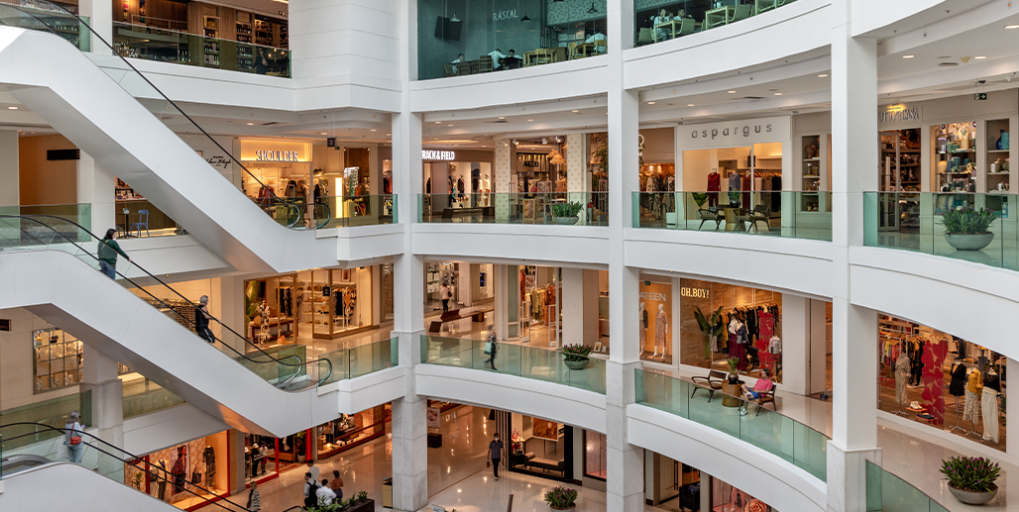
#> input picture shop.png, 1019 x 512 px
$ python deteccao-pontos2.py
#> lines starting #> are read from the running program, lines starting #| are printed output that depends on the picture; after the words box and inside, x2 and y2 are one past the last pixel; in counts of white or black regions, pixels touching at a corner belong together
import cv2
import numpy as np

# Carregar a imagem em escala de cinza
imagem = cv2.imread('shop.png', cv2.IMREAD_GRAYSCALE)
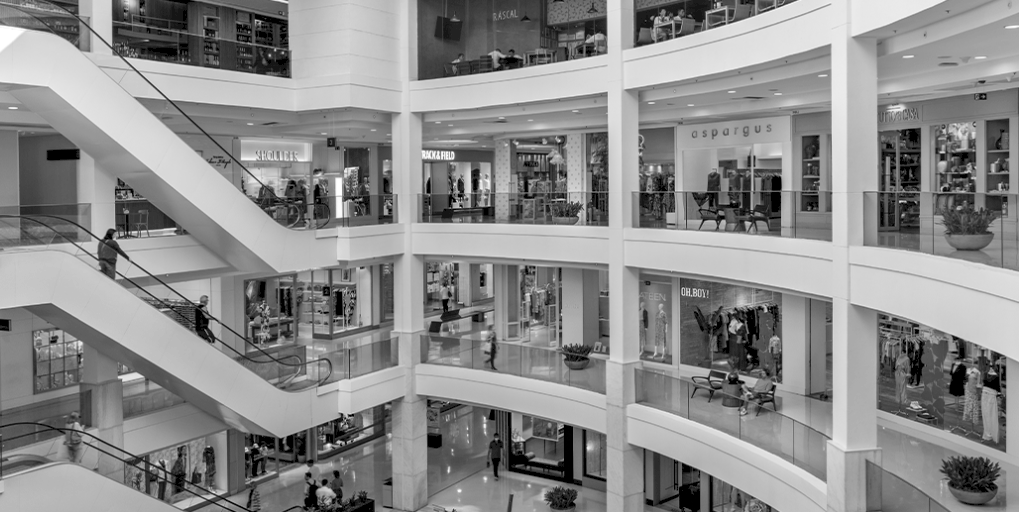
#> imagem: shape (512, 1019); min 0, max 255, mean 139.3

harris = cv2.cornerHarris(imagem, blockSize=2, ksize=9, k=0.01)
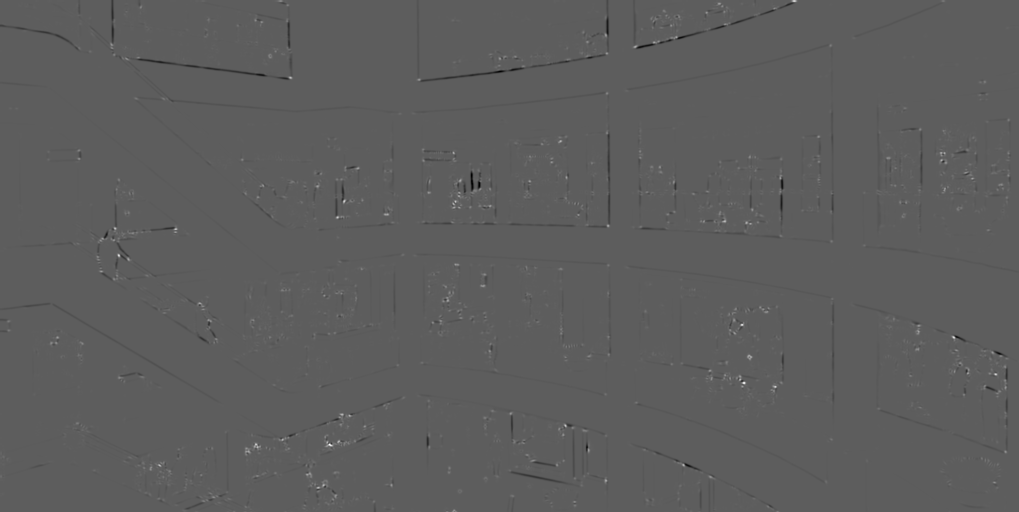
#> harris: shape (512, 1019) float32; min -3120.9, max 5365.7, mean -3.8; drawn with min black and max white

harris = cv2.dilate(harris, None)
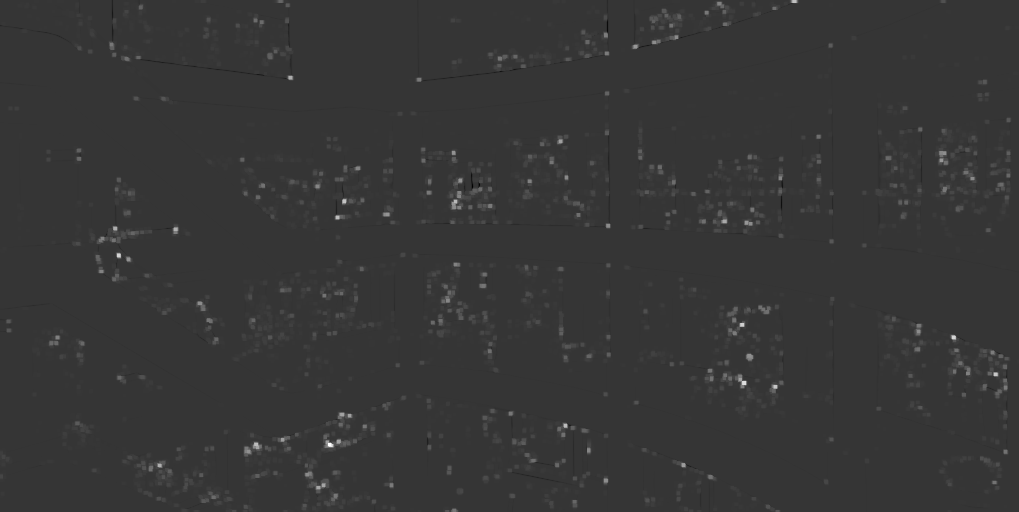
#> harris: shape (512, 1019) float32; min -1418.4, max 5365.7, mean 38.6; drawn with min black and max white

imagem[harris > 0.01 * harris.max()] = [255]
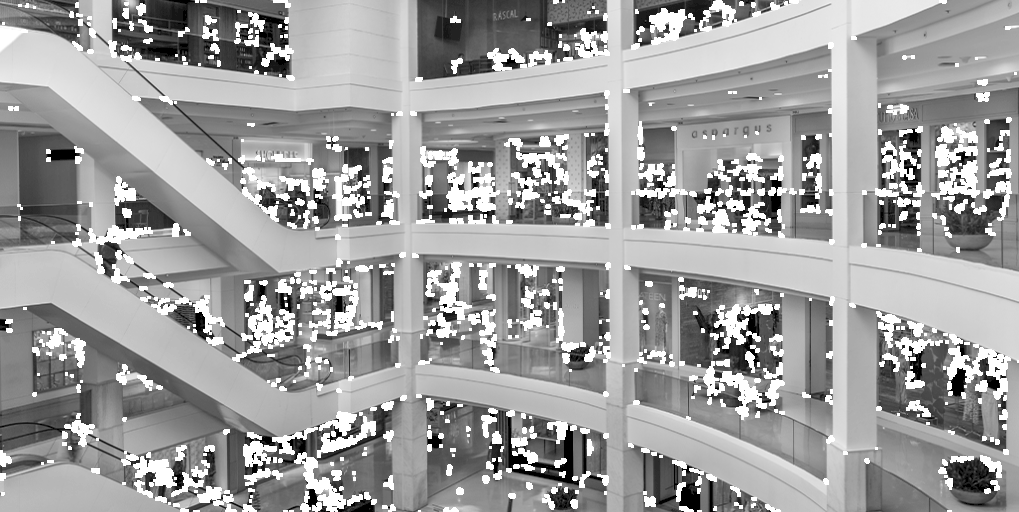
#> imagem: shape (512, 1019); 11.55% of pixels changed, all inside (x1, y1, x2, y2) = (0, 0, 1019, 512)

cv2.imshow("Harris Corner", imagem)
cv2.waitKey(0)
cv2.destroyAllWindows()

$ run again, with sala.jpg saved as shop.png
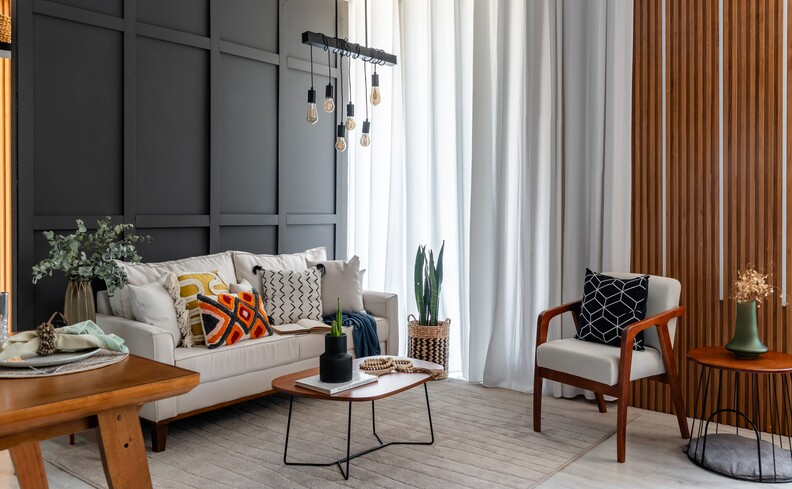
#> input picture sala.jpg, 792 x 489 px
#> `harris = cv2.dilate(harris, None)`:
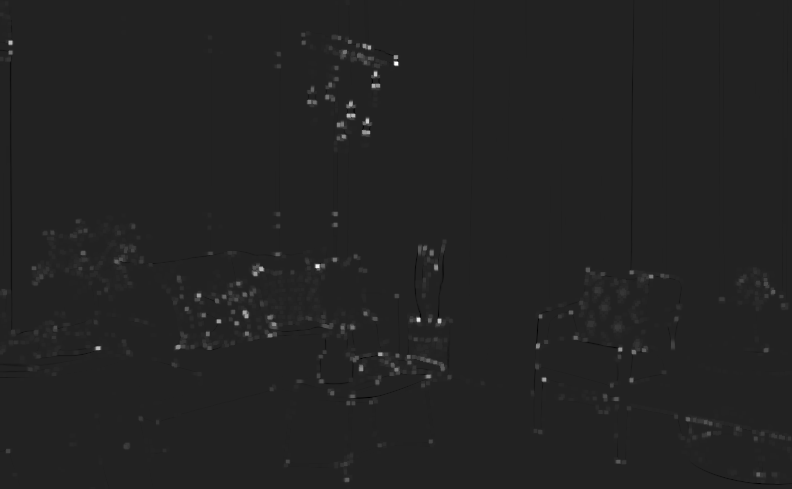
#> harris: shape (489, 792) float32; min -839.7, max 5348.3, mean 23.1; drawn with min black and max white
#> `imagem[harris > 0.01 * harris.max()] = [255]`:
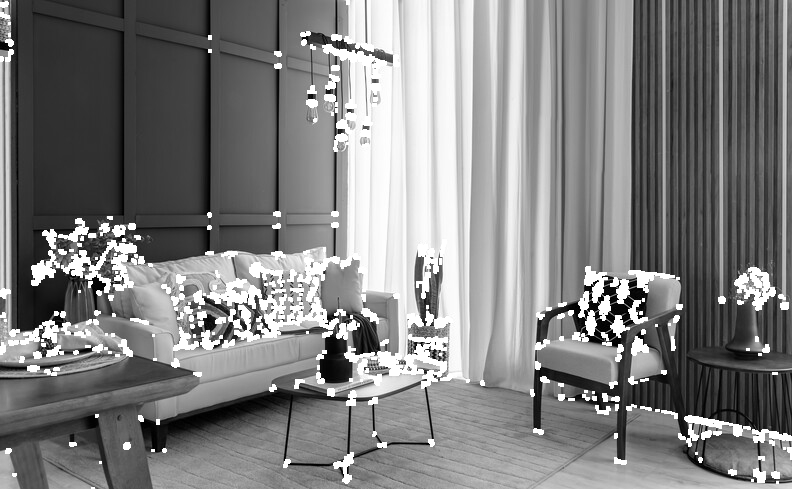
#> imagem: shape (489, 792); min 0, max 255, mean 127.3
